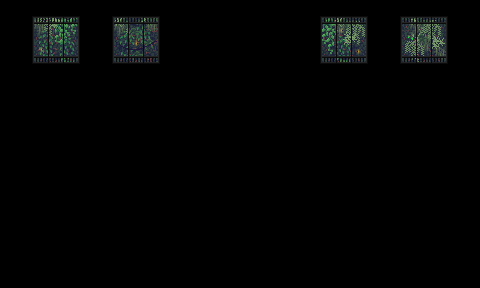

A level layout from a 2D game, rendered from its tile map. Below: a short description, then the map file with tile-grid data replaced by summaries:
An orthogonal 30x18 tile map with 16x16 px tiles, 1 tile layer (Buildings), 2 tilesets.

<map version="1.8" tiledversion="1.8.5" orientation="orthogonal" renderorder="right-down" width="30" height="18" tilewidth="16" tileheight="16" infinite="0" nextlayerid="7" nextobjectid="375">
 <properties>
  <property name="LocationContext" value="Island" />
  <property name="SeasonOverride" value="summer" />
  <property name="ViewportFollowPlayer" type="bool" value="true" />
 </properties>
 <tileset firstgid="1" name="indoor" tilewidth="16" tileheight="16" tilecount="2176" columns="32">
  <image source="townInterior.png" width="512" height="1088" />
 </tileset>
 <tileset firstgid="2177" name="windows_sunny" tilewidth="16" tileheight="16" tilecount="144" columns="12">
  <image source="windows_sunny.png" width="192" height="192" />
  <tile id="43">
   <animation>
    <frame tileid="43" duration="700" />
    <frame tileid="79" duration="700" />
    <frame tileid="115" duration="700" />
   </animation>
  </tile>
  <tile id="45">
   <animation>
    <frame tileid="45" duration="500" />
    <frame tileid="81" duration="500" />
    <frame tileid="117" duration="500" />
   </animation>
  </tile>
  <tile id="48">
   <animation>
    <frame tileid="48" duration="600" />
    <frame tileid="84" duration="600" />
    <frame tileid="120" duration="600" />
   </animation>
  </tile>
  <tile id="52">
   <animation>
    <frame tileid="52" duration="500" />
    <frame tileid="88" duration="500" />
    <frame tileid="124" duration="500" />
   </animation>
  </tile>
  <tile id="53">
   <animation>
    <frame tileid="53" duration="600" />
    <frame tileid="89" duration="600" />
    <frame tileid="125" duration="600" />
   </animation>
  </tile>
  <tile id="55">
   <animation>
    <frame tileid="55" duration="600" />
    <frame tileid="91" duration="600" />
    <frame tileid="127" duration="600" />
   </animation>
  </tile>
  <tile id="56">
   <animation>
    <frame tileid="56" duration="600" />
    <frame tileid="92" duration="600" />
    <frame tileid="128" duration="600" />
   </animation>
  </tile>
  <tile id="57">
   <animation>
    <frame tileid="57" duration="500" />
    <frame tileid="93" duration="500" />
    <frame tileid="129" duration="500" />
   </animation>
  </tile>
  <tile id="60">
   <animation>
    <frame tileid="60" duration="600" />
    <frame tileid="96" duration="600" />
    <frame tileid="132" duration="600" />
   </animation>
  </tile>
  <tile id="68">
   <animation>
    <frame tileid="68" duration="600" />
    <frame tileid="104" duration="600" />
    <frame tileid="140" duration="600" />
   </animation>
  </tile>
 </tileset>
 <layer id="3" name="Buildings" width="30" height="18">
  <data>[540 cells, 36 non-empty, 36 distinct tile ids]</data>
 </layer>
</map>
